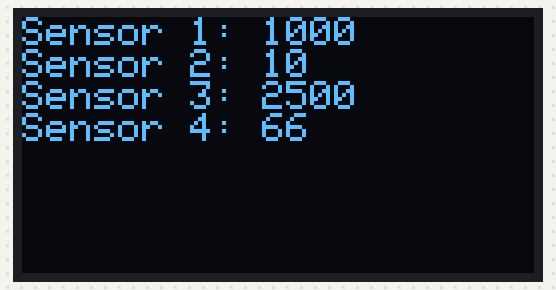
Simulated run of this sketch. Board: Arduino Uno, built with avr-gcc and run on an emulated ATmega328P. On the bench: 128×64 one-colour display. The display library's start-up logo is not drawn.

Above: at 2.1 s.

The sketch:

OLED_Test.ino
```cpp
#include <SPI.h>
#include <Wire.h>
#include <Adafruit_SSD1306.h>
#include <Adafruit_GFX.h>


#define SCREEN_WIDTH 128 // OLED display width, in pixels
#define SCREEN_HEIGHT 64 // OLED display height, in pixels

#define OLED_RESET     4 // Reset pin # (or -1 if sharing Arduino reset pin)
#define SCREEN_ADDRESS 0x3C ///< See datasheet for Address; 0x3D for 128x64, 0x3C for 128x32
Adafruit_SSD1306 display(SCREEN_WIDTH, SCREEN_HEIGHT, &Wire, OLED_RESET);


void setup() {
  Serial.begin(9600);

  // SSD1306_SWITCHCAPVCC = generate display voltage from 3.3V internally
  if(!display.begin(SSD1306_SWITCHCAPVCC, SCREEN_ADDRESS)) {
    Serial.println(F("SSD1306 allocation failed"));
    for(;;); // Don't proceed, loop forever
  }

  // Show initial display buffer contents on the screen --
  // the library initializes this with an Adafruit splash screen.
  display.display();
  delay(2000); // Pause for 2 seconds

  // Clear the buffer
  display.clearDisplay();


  display.setTextSize(1);      // Normal 1:1 pixel scale
  display.setTextColor(SSD1306_WHITE); // Draw white text
  display.setCursor(0, 0);     // Start at top-left corner
  display.cp437(true);         // Use full 256 char 'Code Page 437' font
  display.println(F("Sensor 1: 1000"));
  display.println(F("Sensor 2: 10"));
  display.println(F("Sensor 3: 2500"));
  display.println(F("Sensor 4: 66"));
  display.display();

  delay(10000);

}

void loop() {
  // put your main code here, to run repeatedly:

}
```
